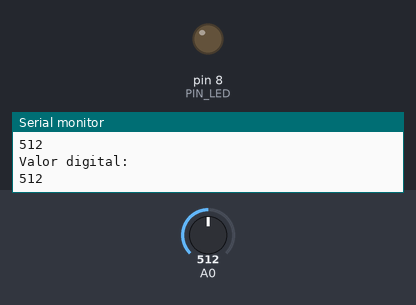
This sketch was run on a simulated Arduino Uno, built with avr-gcc and run on an emulated ATmega328P. Parts: output pins drawn as LEDs (lit = HIGH), the last lines printed to the serial monitor. Inputs (shaded band) come from the test bench; at power-on: A0 = 512.

Above: at 1.2 s.
1.3 s: A0 set to 841
2.8 s: A0 set to 871
At 3.9 s:
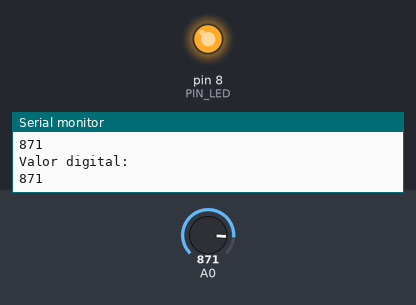
4.3 s: A0 set to 716
At 5.2 s:
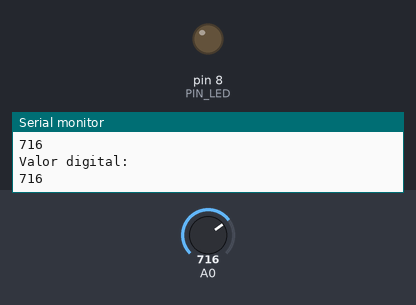
5.9 s: A0 set to 900
At 6.6 s:
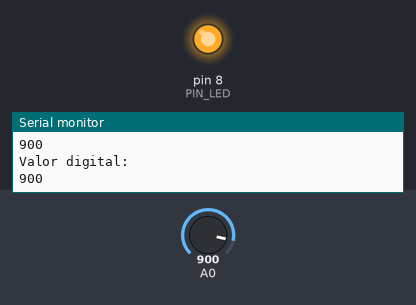
Timing chart, 0 to 8.5 s (numbered marks = the images above; inputs shaded):
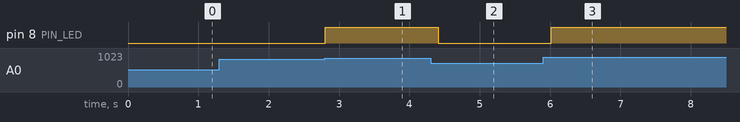

Measured:
- the behaviour switches between 859 and 860 on A0 (found by bisection; images 0 and 1)
- after the input at 2.8 s, pin 8 (PIN_LED): LOW → HIGH at once
- after the input at 4.3 s, pin 8 (PIN_LED): HIGH → LOW after 0.11 s
- after the input at 5.9 s, pin 8 (PIN_LED): LOW → HIGH after 0.11 s

The sketch:

aula07_atvd02.ino
```cpp
/* Definicoes de variáveis utilizadas na atividade. */
/* fez-se uso do led em PB0 (pino 8) e, após cál-   */
/* culos (descritos acima da função "vLed"), defi-  */
/* niu-se como limiar do led, a tensão 4.2 V        */

#define PIN_LED PB0
#define V_LIMIAR 4.2

void setup()
{
  	/* Configura o pino PB0 como saída */
  	DDRB |= (1 << PIN_LED);

	/* Inicializa a comunicação serial em 9600 bps */
	Serial.begin(9600);

  	/*
     * Configuração do ADC:
     * REFS0 = 1 -> utiliza AVcc (5V) como referência
     * Canal ADC0 selecionado por padrão
     */
  	ADMUX = (1 << REFS0);

  	/*
     * Configuração do registrador ADCSRA:
     * ADEN  -> habilita o ADC
     * ADPS2:0 -> define prescaler em 128
     * Frequência do ADC:
     * 16 MHz / 128 = 125 kHz
     * Valor dentro da faixa recomendada do datasheet
     */
  	ADCSRA = (1 << ADEN)|(1 << ADPS2)|(1 << ADPS1)|(1 << ADPS0);
}

void loop()
{
  	/* Inicia uma nova conversão ADC */
  	ADCSRA |= (1 << ADSC);

  	/*
     * Aguarda o término da conversão
     * Enquanto ADSC = 1, a conversão ainda está em andamento
     */
  	while(ADCSRA & (1 << ADSC));

  	/* Armazena o valor digital convertido */
  	int leitura = ADC;

  	/*
     * Converte o valor digital para tensão:
     * resolução = 10 bits -> 0 a 1023
     * referência = 5V
     */
  	float ten_ADC = (leitura * 5.0) / 1023.0;

  	/* Verifica se a tensão é suficiente para acionar o LED */
  	vLed(ten_ADC);

  	/* Exibe o valor digital no monitor serial */
  	Serial.println("Valor digital: ");
  	Serial.println(leitura);

  	/* Aguarda 200 ms antes da próxima leitura */
  	delay(200);
}

/* FUNÇÕES DA ATIVIDADE */

/*
 * Julgou-se 2.0V como tensão típica do LED
 *
 * Cálculo da tensão mínima necessária:
 * V_total = V_LED + (R * I)
 * V_total = 2.0V + (220 * 0.01)
 * V_total = 4.2V
 */
void vLed(float tensao)
{
  /*
   * Caso a tensão medida seja maior que o limiar,
   * o LED é acionado
   */
  if (tensao > V_LIMIAR)
  {
    PORTB |= (1 << PIN_LED);
  }
  else
  {
    /* Caso contrário, o LED permanece desligado */
    PORTB &= ~(1 << PIN_LED);
  }
}
```
